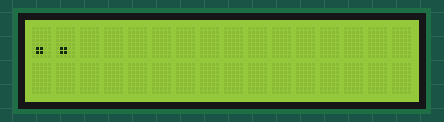
Recording of a sketch running on a simulated Arduino Uno, built with avr-gcc and run on an emulated ATmega328P. Shown: 16×2 character LCD.

Above: at 0.9 s.
At 3.3 s:
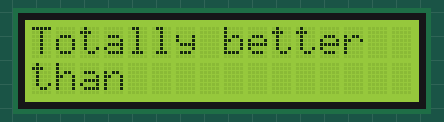
At 4.7 s:
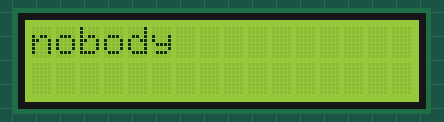
At 14.1 s:
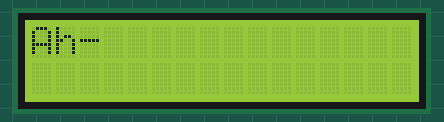
At 22.3 s:
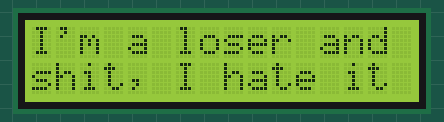
At 37.09 s:
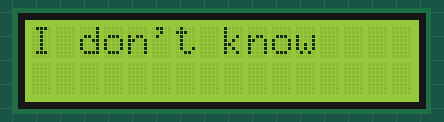

Measured:
- what the display in image 1 shows lasts 0.9 s, from 3.3 s to 4.2 s
- what the display in image 2 shows lasts 0.8 s, from 4.6 s to 5.4 s
- what the display in image 4 shows lasts 0.6 s, from 22.3 s to 22.9 s
- what the display in image 5 shows lasts 0.4 s, from 36.9 s to 37.3 s

The sketch:

loser_club.ino
```cpp
#include <LiquidCrystal_I2C.h>

LiquidCrystal_I2C lcd(0x27, 16, 2);

void setup() {
  lcd.init();
  lcd.backlight();
  lcd.clear();

  lcd.print(".");
  delay(800);

  lcd.print(".");
  delay(800);

  lcd.print(".");
  delay(800);

  lcd.clear();

  lcd.print("Totally");
  delay(400);
  lcd.print(" better");
  delay(400);
  lcd.setCursor(0, 1);
  lcd.print("than");
  delay(900);
  lcd.print(" fucking");
  delay(400);

  lcd.clear();

  lcd.print("nobody");
  delay(800);

  lcd.clear();

  lcd.print("Ah-");
  delay(680);
  lcd.print("Ah-");
  delay(600);
  lcd.print("Ah");
  delay(600);
  lcd.print(" I");
  delay(400);
  lcd.print(" just");
  delay(450);
  lcd.setCursor(0, 1);
  lcd.print("can't");
  delay(480);
  lcd.print(" forget");
  delay(500);

  lcd.clear();

  lcd.print("That");
  delay(400);
  lcd.print(" your");
  delay(300);
  lcd.setCursor(0, 1);
  lcd.print("friends");
  delay(500);
  lcd.print(" think");
  delay(450);

  lcd.clear();

  lcd.print("I'm");
  delay(300);
  lcd.print(" a");
  delay(300);
  lcd.print(" loser");
  delay(400);
  lcd.print(" and");
  delay(300);
  lcd.setCursor(0, 1);
  lcd.print("shit,");
  delay(600);
  lcd.print(" I");
  delay(300);
  lcd.print(" hate");
  delay(300);
  lcd.print(" it");
  delay(730);

  lcd.clear();

  lcd.print("Ah-");
  delay(780);
  lcd.print("Ah-");
  delay(680);
  lcd.print("Ah");
  delay(600);
  lcd.print(" I");
  delay(400);
  lcd.print(" just");
  delay(500);
  lcd.setCursor(0, 1);
  lcd.print("can't");
  delay(500);
  lcd.print(" forget");
  delay(500);

  lcd.clear();

  lcd.print("That");
  delay(400);
  lcd.print(" your");
  delay(300);
  lcd.setCursor(0, 1);
  lcd.print("friends");
  delay(500);
  lcd.print(" think");
  delay(450);

  lcd.clear();

  lcd.print("I'm");
  delay(300);
  lcd.print(" a");
  delay(300);
  lcd.print(" loser");
  delay(400);
  lcd.print(" and");
  delay(300);
  lcd.setCursor(0, 1);
  lcd.print("shit,");
  delay(600);
  lcd.print(" I");
  delay(300);
  lcd.print(" hate");
  delay(300);
  lcd.print(" it");
  delay(600);

  lcd.clear();

  lcd.print("Don't");
  delay(300);
  lcd.print(" talk");
  delay(300);
  lcd.print(" and");
  delay(400);
  lcd.setCursor(0, 1);
  lcd.print("think");
  delay(300);
  lcd.print(" away");
  delay(300);

  lcd.clear();

  lcd.print("Don't");
  delay(300);
  lcd.print(" talk");
  delay(300);

  lcd.clear();

  lcd.print("Don't");
  delay(300);
  lcd.print(" talk");
  delay(300);
  lcd.print(" and");
  delay(400);
  lcd.setCursor(0, 1);
  lcd.print("think");
  delay(300);
  lcd.print(" away");
  delay(300);

  lcd.clear();
  delay(800);
  lcd.setCursor(0, 1);
  lcd.print("      (loser)");

  lcd.setCursor(0, 0);

  lcd.print("I");
  delay(200);
  lcd.print(" don't");
  delay(300);

  lcd.setCursor(0, 1);
  lcd.print("                ");

  lcd.setCursor(8, 0);
  lcd.print("know");
  delay(400);
  lcd.setCursor(0, 1);
  lcd.print("what");
  delay(300);
  lcd.print(" to");
  delay(300);
  lcd.print(" say");
  delay(300);

  lcd.clear();

  lcd.print("You'll");
  delay(300);
  lcd.print(" probably");
  delay(300);
  lcd.setCursor(0, 1);
  lcd.print("leave");
  delay(300);
  lcd.print(" my");
  delay(300);
  lcd.print(" head");
  delay(300);

  lcd.clear();
  lcd.print("    astray");
  delay(500);
  lcd.clear();
  delay(180);
  lcd.print("    astray");
  delay(80);
  lcd.clear();
  delay(100);
  lcd.print("    astray");
  delay(80);
  lcd.clear();
  delay(320);

  lcd.print("Don't");
  delay(300);
  lcd.print(" talk");
  delay(300);
  lcd.print(" and");
  delay(400);
  lcd.setCursor(0, 1);
  lcd.print("think");
  delay(300);
  lcd.print(" away");
  delay(300);

  lcd.clear();

  lcd.print("Don't");
  delay(300);
  lcd.print(" talk");
  delay(300);

  lcd.clear();

  lcd.print("Don't");
  delay(300);
  lcd.print(" talk");
  delay(300);
  lcd.print(" and");
  delay(400);
  lcd.setCursor(0, 1);
  lcd.print("think");
  delay(300);
  lcd.print(" away");
  delay(300);

  lcd.clear();
  delay(300);

  lcd.print("I");
  delay(200);
  lcd.print(" don't");
  delay(300);
  lcd.print(" know");
  delay(400);
  lcd.setCursor(0, 1);
  lcd.print("what");
  delay(300);
  lcd.print(" to");
  delay(300);
  lcd.print(" say");
  delay(300);

  lcd.clear();

  lcd.print("You'll");
  delay(300);
  lcd.print(" probably");
  delay(300);
  lcd.setCursor(0, 1);
  lcd.print("leave");
  delay(300);
  lcd.print(" my");
  delay(300);
  lcd.print(" head");
  delay(300);

  lcd.clear();
  lcd.print("    astray");
  delay(800);

  lcd.clear();\


}

void loop() {
}
```
